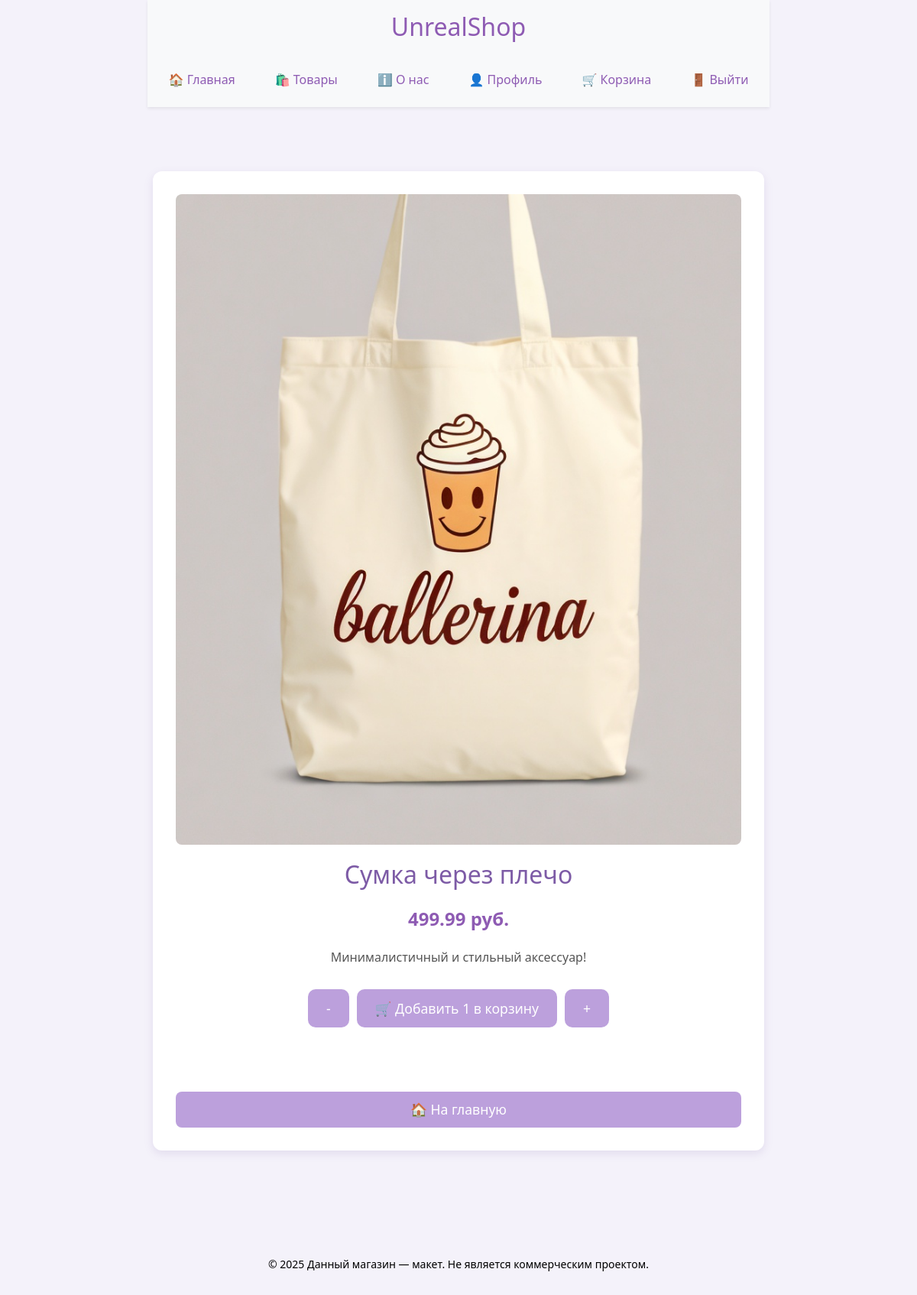
Page /product/2 (signed in) on the earlier database version.
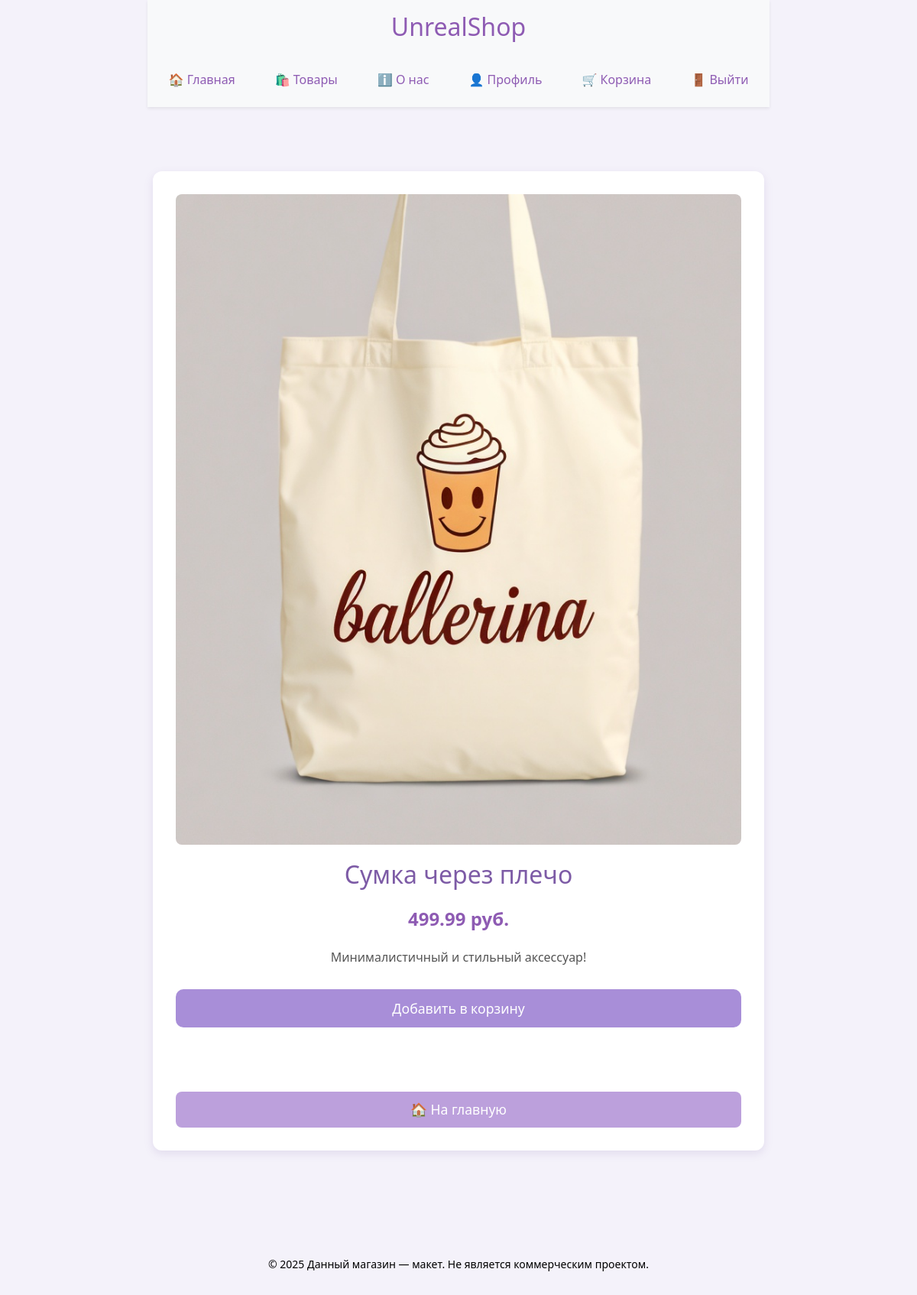
Same page on the later database version.
### website/models.py (models this page shows)
class Product(db.Model):
    id = db.Column(db.Integer, primary_key=True)
    name = db.Column(db.String(100), nullable=False)
    price = db.Column(db.Float, nullable=False)
    description = db.Column(db.Text)
    image = db.Column(db.String(200))
    category = db.Column(db.String(50), nullable=False)

class CartItem(db.Model):
    id = db.Column(db.Integer, primary_key=True)
    user_id = db.Column(db.Integer, db.ForeignKey('user.id'), nullable=False)  # Только для авторизованных
    product_id = db.Column(db.Integer, db.ForeignKey('product.id'), nullable=False)
    quantity = db.Column(db.Integer, default=1)
    product = db.relationship('Product', backref='cart_items')

### website/views.py (the view)
@views.route('/product/<int:product_id>')
def product(product_id):
    product = Product.query.get_or_404(product_id)
    cart_item = None  # по умолчанию значение
    if current_user.is_authenticated:
        cart_item = CartItem.query.filter_by(user_id=current_user.id, product_id=product.id).first()
    else:
        cart = session.get('cart', {})
        in_cart = str(product.id) in cart
        return render_template('product.html', product=product, in_cart=in_cart)
    return render_template('product.html', product=product, cart_item=cart_item)

### website/__init__.py (called while the page is built)
def create_app():
    app = Flask(__name__, static_folder='../static')
    app.secret_key = 'secretKey'
    app.config['SQLALCHEMY_DATABASE_URI'] = 'sqlite:///shop.db'
    app.config['SQLALCHEMY_TRACK_MODIFICATIONS'] = False
    db.init_app(app)
    migrate.init_app(app, db)  # Если используете Flask-Migrate
    from .views import views
    from .auth import auth
    app.register_blueprint(views)
    app.register_blueprint(auth)
    with app.app_context():
        db.create_all()  # Создаёт таблицы при запуске приложения
    login_manager = LoginManager()
    login_manager.login_view = 'auth.login'
    login_manager.init_app(app)
    @login_manager.user_loader
    def load_user(user_id):
        return User.query.get(int(user_id))
    return app

### website/templates/product.html (shortened to what this page needs)
{% extends "base.html" %}
{% block content %}
<div class="product-page">
    <div class="product-details">
        <img src="{{ url_for('static', filename=product.image) }}" alt="{{ product.name }}">
        <h2>{{ product.name }}</h2>
        <p class="price">{{ product.price | round(2) }} руб.</p>
        <p class="description">{{ product.description }}</p>
        {% if current_user.is_authenticated %}
            {% if cart_item %}
                <div class="quantity-controls" style="display: flex; align-items: center; justify-content: center; gap: 10px;">
                    <form action="{{ url_for('views.decrease_quantity', product_id=product.id) }}" method="POST">
                        <button type="submit" class="btn">-</button>
                    </form>
                    <form action="{{ url_for('views.cart') }}">
                        <button type="submit" class="btn">🛒 Добавить {{ cart_item.quantity }} в корзину</button>
                    </form>
                    <form action="{{ url_for('views.add_to_cart', product_id=product.id) }}" method="POST">
                        <button type="submit" class="btn">+</button>
                    </form>
                </div>
            {% else %}
                <form action="{{ url_for('views.add_to_cart', product_id=product.id) }}" method="POST">
                    <button type="submit" class="btn btn-add-to-cart">Добавить в корзину</button>
                </form>
            {% endif %}
        {% else %}
            <a href="{{ url_for('auth.login') }}"><button class="btn btn-login">Войти, чтобы добавить</button></a>
        {% endif %}
        <br><br>
        <a href="{{ url_for('views.home') }}" class="btn btn-back">🏠 На главную</a>
    </div>
</div>
{% endblock %}

### website/templates/base.html (shortened to what this page needs)
<html lang="ru">
<head>
    <link href="https://cdn.jsdelivr.net/npm/bootstrap@5.3.3/dist/css/bootstrap.min.css" rel="stylesheet">
    <link rel="stylesheet" href="{{ url_for('static', filename='css/style.css') }}">
</head>
<body class="d-flex flex-column min-vh-100">
    <header class="bg-light py-3 mb-4 shadow-sm">
        <div class="container d-flex flex-column align-items-center">
            <h1><a href="{{ url_for('views.home') }}" class="text-decoration-none text-primary">UnrealShop</a></h1>
            <nav>
                <ul class="nav justify-content-center">
                    <li class="nav-item"><a class="nav-link text-primary" href="{{ url_for('views.home') }}">🏠 Главная</a></li>
                    <li class="nav-item"><a class="nav-link text-primary" href="{{ url_for('views.catalog') }}">🛍️ Товары</a></li>
                    <li class="nav-item"><a class="nav-link text-primary" href="{{ url_for('views.about') }}">ℹ️ О нас</a></li>
                    {% if current_user.is_authenticated %}
                        <li class="nav-item"><a class="nav-link text-primary" href="{{ url_for('views.profile') }}">👤 Профиль</a></li>
                        <li class="nav-item"><a class="nav-link text-primary" href="{{ url_for('views.cart') }}">🛒 Корзина</a></li>
                        <li class="nav-item"><a class="nav-link text-primary" href="{{ url_for('auth.logout') }}">🚪 Выйти</a></li>
                    {% else %}
                        <li class="nav-item"><a class="nav-link text-primary" href="{{ url_for('auth.login') }}">🔐 Войти</a></li>
                        <li class="nav-item"><a class="nav-link text-primary" href="{{ url_for('auth.register') }}">📩 Регистрация</a></li>
                    {% endif %}
                </ul>
            </nav>
        </div>
    </header>
    <main class="container mb-5">
        {% block content %}
        {% endblock %}
    </main>
    <footer>
        <p class="footer-text">© 2025 Данный магазин — макет. Не является коммерческим проектом.</p>
    </footer>
</body>
</html>

### static/css/style.css (style rules this page uses)
body { display: flex; flex-direction: column; align-items: center; justify-content: center; min-height: 100vh; margin: 0; font-family: 'Segoe UI', Tahoma, Geneva, Verdana, sans-serif; background-color: #f4f2fa; color: #7d5ba6; }
main { text-align: center; width: 100%; max-width: 1200px; padding: 20px; }
h1, h2, h3, h4, a, label, li { color: #7d5ba6; }
p, span { color: #000000; }
.btn { font-size: 1rem; padding: 10px 20px; border-radius: 8px; transition: background-color 0.3s ease; background-color: #bca0dc; color: white; border: none; }
header nav ul { display: flex; gap: 20px; list-style: none; padding: 0; margin: 0; justify-content: center; }
:root { --bs-primary: #8e5bb3; --bs-primary-rgb: 142, 91, 179; }
.text-primary { color: #8e5bb3 !important; }
header nav ul li a { text-decoration: none; font-weight: 500; color: #7d5ba6; padding: 8px 12px; border-radius: 6px; transition: background 0.2s ease; }
footer { text-align: center; margin-top: auto; padding: 20px 0; color: #a692c9; font-size: 14px; }
.product-details p { margin: 6px 0; }
.product-page { display: flex; justify-content: center; padding: 40px; background-color: #f4f2fa; }
.product-details { background-color: white; padding: 30px; border-radius: 12px; box-shadow: 0 4px 12px rgba(125, 91, 166, 0.15); max-width: 800px; text-align: center; width: 100%; }
.product-details img { max-width: 100%; height: auto; border-radius: 8px; margin-bottom: 20px; }
.product-details h2 { font-size: 2rem; color: #7d5ba6; margin-bottom: 20px; }
.product-details .price { font-size: 1.5rem; font-weight: bold; color: #8e5bb3; margin-bottom: 20px; }
.product-details .description { font-size: 1rem; color: #555; margin-bottom: 30px; }
.product-details .btn { font-size: 1.1rem; padding: 12px 24px; border-radius: 10px; width: 100%; cursor: pointer; transition: background-color 0.3s ease; }
.product-details .btn-add-to-cart { background-color: #a88ed8; color: white; border: none; }
.product-details .btn-back { background-color: #bca0dc; color: white; text-decoration: none; padding: 10px 20px; border-radius: 8px; display: inline-block; transition: background-color 0.3s ease; }
h1 { font-size: 2rem; color: #7d5ba6; margin-bottom: 30px; }
.btn { font-size: 1.1rem; padding: 12px 24px; border-radius: 8px; width: 150px; cursor: pointer; transition: background-color 0.3s ease, transform 0.2s ease; }
.btn-back { background-color: #a88ed8; color: white; border: none; }
h2 { font-size: 1.75rem; color: #7d5ba6; margin-bottom: 20px; }
footer .footer-text { background-color: #f4f2fa; padding: 10px; margin: 0; display: inline-block; }
.btn-back { display: inline-block; padding: 10px 20px; margin-top: 20px; background-color: #bca0dc; color: white; border: none; border-radius: 8px; text-decoration: none; font-size: 1rem; transition: background-color 0.3s ease; }

Differences in the rows shown:
removed CartItem: quantity "1"
Other differences:
text no longer shown: "- 🛒 Добавить в корзину +"
text now shown: "Добавить в корзину"
